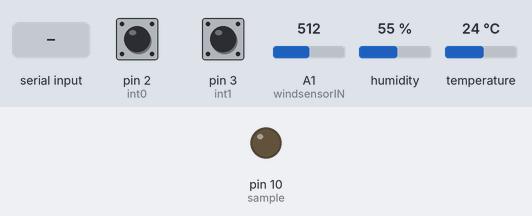
Recording of a sketch running on a simulated Arduino Uno, built with avr-gcc and run on an emulated ATmega328P. Shown: output pins drawn as LEDs (lit = HIGH). The test bench sets the inputs (shaded band); at power-on: pin 2 (int0) HIGH, pin 3 (int1) HIGH, A1 (windsensorIN) = 512, humidity 55 %, temperature 24 °C. What the sketch prints to the serial monitor is not drawn.

Above: at 3.2 s.
3.3 s: "c" received over Serial
At 5.0 s:
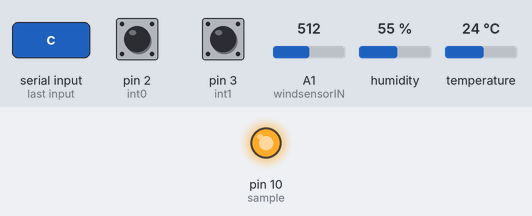
Timing chart, 0 to 6.5 s (numbered marks = the images above; inputs shaded):
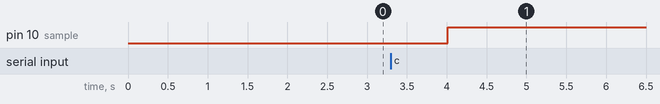

The sketch:

outdoor328.ino
```cpp
#include "DHT.h"
DHT dht;  //instance of DHT11 sample code
byte DHT11pin = 4;  //digital 4
byte number_samples = 0;   //current number of samples
unsigned int humidity = 0; //outside humidity
unsigned int temperature = 0;  //outside temp
byte windsensorIN = 1;  //analog 1
unsigned long windspeed = 0;  //wind speed
volatile byte rainfall = 0;  //count bucket tips
byte int0 = 2; //using INT0
volatile byte flashes = 0; //count lightning flashes
byte int1 = 3; //using INT1
byte data[5];  //the data samples
//humidity,temperature,windspeed,rainfall,lightning flashes
byte h_data[] = {40,40,40};  //running copy humidity
byte t_data[] = {24,24,24};  //running copy temperature
byte sample = 10;  //the sample display LED

void setup() {
  Serial.begin(1200); // opens serial port, sets data rate to 1200 bps
  dht.setup(DHT11pin); // setup DHT11
  delay(2000);  //allow to settle
  float h = dht.getHumidity();
  float t = dht.getTemperature();
  //only use sample if it is valid
  if (!isnan(h) && !isnan(t)) {
  h_data[0]=(byte)h;  h_data[1]=(byte)h;  h_data[2]=(byte)h;
  t_data[0]=(byte)t;  t_data[1]=(byte)t;  t_data[2]=(byte)t;
  }//end of get initial H/T
  analogReference(EXTERNAL); //setup reference = VCC/2
  pinMode(int0,INPUT); //INT0 for rain sensor
  attachInterrupt(digitalPinToInterrupt(int0),count_rain,FALLING);
  pinMode(int1,INPUT); //INT1 for lightning sensor
  attachInterrupt(digitalPinToInterrupt(int1),count_flashes,FALLING);
  pinMode(sample, OUTPUT);
}//end of setup

void loop() {
  // send data only when you receive a go data:
  if (Serial.available() > 0) {
      byte gobyte = Serial.read(); // read & clear the go byte:
      if(gobyte == 99){ // the go byte "c"
          data[0] =  h_data[0];  //use first in line
          h_data[0]= h_data[1];  h_data[1]= h_data[2];
          h_data[2] =  humidity/number_samples;//rotate data in
          if((h_data[0]-h_data[1]>5)&&(h_data[2]-h_data[1]>5)){
            h_data[1] =( h_data[0]+h_data[2])/2; //set the average
          }//end of we have a low error data
          data[1] =  t_data[0];  //use first in line
          t_data[0]= t_data[1];  t_data[1]= t_data[2];
          t_data[2] =  temperature/number_samples;//rotate data in
          if((t_data[0]-t_data[1]>5)&&(t_data[2]-t_data[1]>5)){
            t_data[1] =( t_data[0]+t_data[2])/2; //set the average
          }//end of we have a low error data
          data[2] = ((windspeed/(number_samples*10))*110)/512; // 5v Vref
          data[3] = rainfall;
          data[4] = flashes;
          Serial.write(data,5);
          number_samples = 0;  //reset the numer of samples
          humidity = 0; //reset humidity
          temperature = 0;  //reset temp
          windspeed = 0;  //reset wind speed
          rainfall = 0;  //reset rainfall
          flashes = 0;  //reset lightning flashes
          }//end of if its a 99 character
  }//end of check for any serial data
  else if(number_samples < 60) {   //continue to sample data
      for(byte i=0;i<10;i+=1){  //sample 10 of wind speed
      windspeed += analogRead(windsensorIN);    // read the input pin
      delay(200);  //total of up to 600 samples
      }//end of 10 windspeed samples
      float h = dht.getHumidity();  //only allow 60 lots of 2 second samples
      float t = dht.getTemperature();
      //only save sample if it is valid
      if (!isnan(h) && !isnan(t)) {
      humidity += (byte)h;
      temperature += (byte)t;
      number_samples += 1;  //one more
      if(number_samples < 30) {
      digitalWrite(sample, HIGH);
      }//end of less than 30
      else{                     //switch LED on/off
      digitalWrite(sample, LOW);
      }//end of more than 30
      }//end of good sample
    }//end of continue to sample data
  }//end of loop

void count_rain(){  //INT0 count bucket tips
rainfall += 1;
}//end of count rain

void count_flashes(){  //INT1 count lightning flashes
flashes += 1;
}//end of count flashes
```
